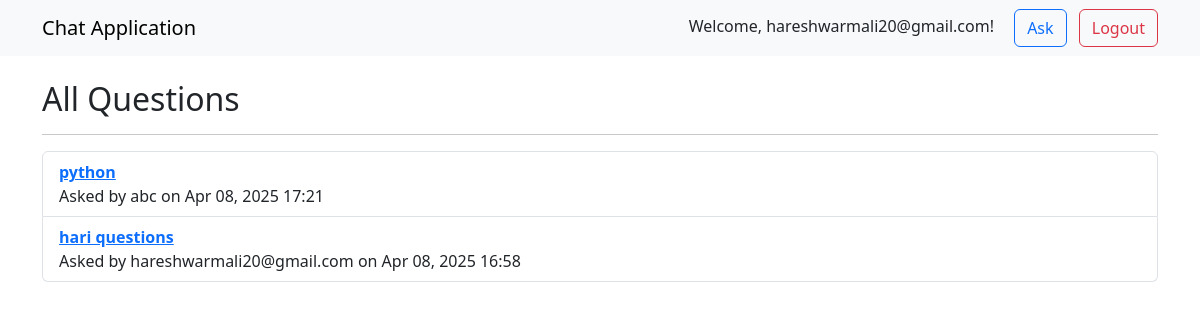
Screenshot of / (signed in) with the database file from the repository.
### chat/models.py (models this page shows, shortened)
class Question(models.Model):
    user = models.ForeignKey(User, on_delete=models.CASCADE)
    title = models.CharField(max_length=255)
    body = models.TextField()
    created_at = models.DateTimeField(auto_now_add=True)

### chat/views.py (the view)
# urls.py: 2. Add a URL to urlpatterns:  path('', views.home, name='home')
@login_required
def home(request):
    questions = Question.objects.all().order_by('-created_at')
    return render(request, 'home.html', {'questions': questions})

### chat/templates/home.html
{% extends 'base.html' %}
{% block content %}
<h2>All Questions</h2>
<hr>
<ul class="list-group">
    {% for q in questions %}
    <li class="list-group-item">
        <a href="{% url 'question_detail' q.id %}">
            <strong>{{ q.title }}</strong>
        </a>
        <p class="mb-0">Asked by {{ q.user.username }} on {{ q.created_at|date:"M d, Y H:i" }}</p>
    </li>
    {% empty %}
    <li class="list-group-item">No questions yet.</li>
    {% endfor %}
</ul>
{% endblock %}

### chat/templates/base.html (shortened to what this page needs)
<!DOCTYPE html>
<html lang="en">
<head>
    <link href="https://cdn.jsdelivr.net/npm/bootstrap@5.3.0/dist/css/bootstrap.min.css" rel="stylesheet">
</head>
<body>
<nav class="navbar navbar-expand-lg navbar-light bg-light">
    <div class="container">
        <a class="navbar-brand" href="{% url 'home' %}">Chat Application</a>
        <div>
            {% if user.is_authenticated %}
                <span class="me-3">Welcome, {{ user.username }}!</span>
                <a class="btn btn-outline-primary me-2" href="{% url 'post_question' %}">Ask</a>
                <a class="btn btn-outline-danger" href="{% url 'logout' %}">Logout</a>
            {% else %}
                <a class="btn btn-outline-primary me-2" href="{% url 'login' %}">Login</a>
                <a class="btn btn-outline-success" href="{% url 'register' %}">Register</a>
            {% endif %}
        </div>
    </div>
</nav>
<div class="container mt-4">
    {% block content %}{% endblock %}
</div>
</body>
</html>

### rows the page displays
Question: title "python", user.username "abc", created_at "Apr 08, 2025 17:21"
Question: title "hari questions", user.username "hareshwarmali20@gmail.com", created_at "Apr 08, 2025 16:58"

### other values shown
{{ user.username }} "hareshwarmali20@gmail.com"
